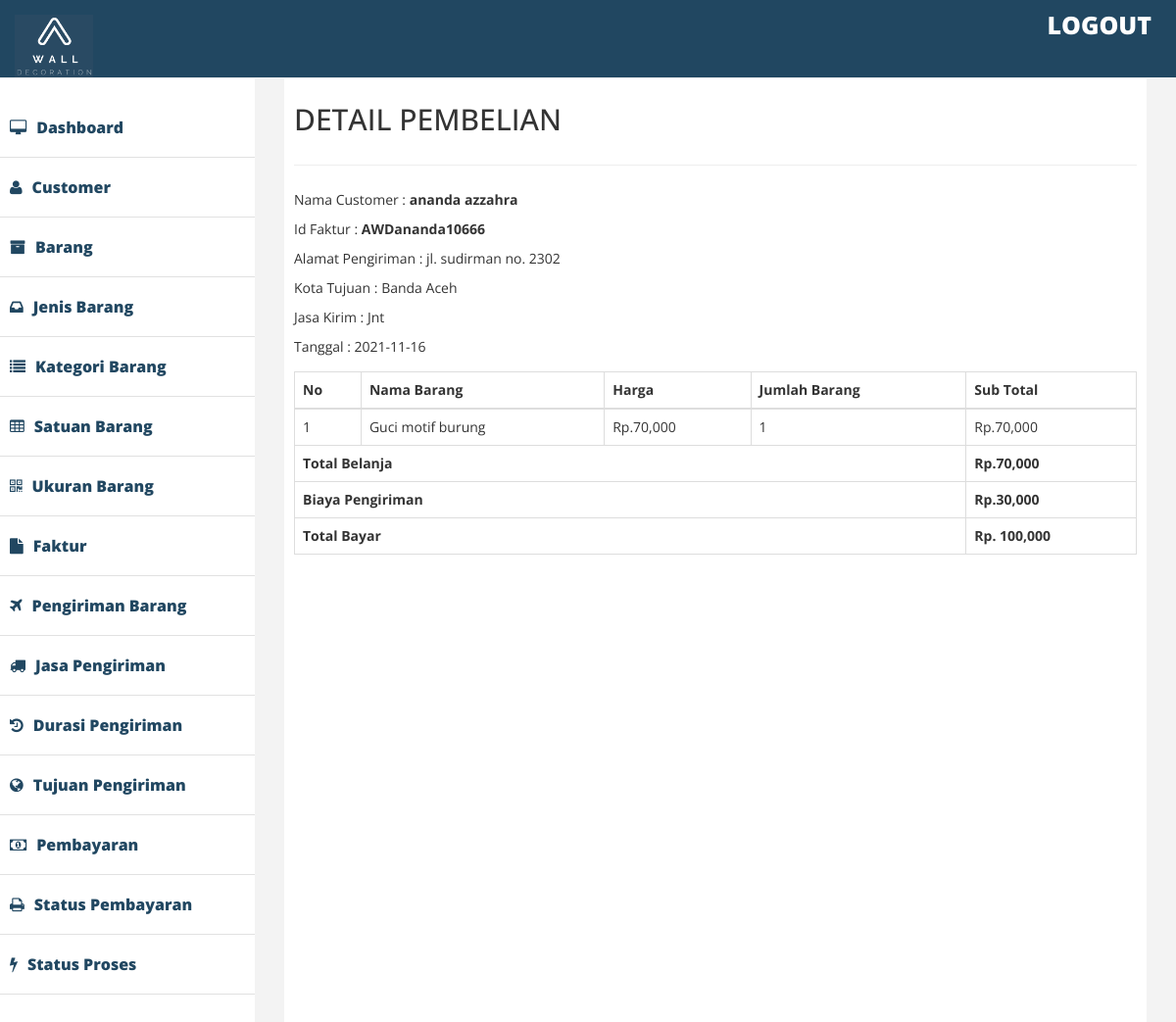
The page /admin/index2.php?halaman=detail2&id=AWDananda10666 on the database its author committed.
### tables this page shows
CREATE TABLE `faktur` (
  `id_faktur` varchar(20) NOT NULL,
  `tgl_beli` date NOT NULL,
  `total` int(11) NOT NULL,
  `username` varchar(11) NOT NULL,
  `id_pengiriman` varchar(11) NOT NULL,
  `id_bayar` varchar(11) NOT NULL,
  `id_statbayar` varchar(11) NOT NULL,
  `id_statproses` varchar(11) NOT NULL,
  `penilaian_produk` varchar(500) NOT NULL,
  `bintang` varchar(10) NOT NULL,
  `bukti_pembayaran` varchar(100) NOT NULL,
  `tanggal_pembayaran` varchar(20) NOT NULL,
  `no_resi` varchar(20) NOT NULL
);

CREATE TABLE `customer` (
  `username` varchar(11) NOT NULL,
  `pass` varchar(11) NOT NULL,
  `nama_customer` varchar(20) NOT NULL,
  `alamat` varchar(30) NOT NULL,
  `kota` varchar(20) NOT NULL,
  `no_hp` varchar(13) NOT NULL
);

CREATE TABLE `tujuan_kirim` (
  `id_tujuan` varchar(11) NOT NULL,
  `nama_tujuan` varchar(11) NOT NULL
);

CREATE TABLE `jasa_kirim` (
  `id_jasakirim` varchar(11) NOT NULL,
  `nama_jasakirim` varchar(11) NOT NULL
);

CREATE TABLE `transaksi` (
  `id_faktur` varchar(20) NOT NULL,
  `id_barang` varchar(11) NOT NULL,
  `qty` int(11) NOT NULL
);

CREATE TABLE `barang` (
  `id_barang` varchar(11) NOT NULL,
  `nama_barang` varchar(30) NOT NULL,
  `photo` varchar(100) NOT NULL,
  `harga` int(11) NOT NULL,
  `stok` int(11) NOT NULL,
  `id_jenis` varchar(11) NOT NULL,
  `id_kategori` varchar(11) NOT NULL,
  `id_satuan` varchar(11) NOT NULL,
  `id_ukuran` varchar(11) NOT NULL
);

CREATE TABLE `pengiriman` (
  `id_pengiriman` varchar(11) NOT NULL,
  `id_jasakirim` varchar(11) NOT NULL,
  `id_lamakirim` varchar(11) NOT NULL,
  `id_tujuan` varchar(11) NOT NULL,
  `tarif` int(11) NOT NULL
);

### admin/detail2.php (the view, shortened to what this page needs)
<div class="row">
    <div class="col-lg-12">
        <h2>DETAIL PEMBELIAN</h2>
</div>
    </div>
<hr />
<?php
$ambil= $koneksi->query("SELECT * FROM faktur JOIN customer
						ON faktur.username=customer.username
						WHERE faktur.id_faktur='$_GET[id]'");
$detail = $ambil->fetch_assoc();
?>
Nama Customer : <strong><?php echo $detail['nama_customer'];?></strong><br>
Id Faktur : <strong><?php echo $detail['id_faktur'];?></strong><br>
Alamat Pengiriman : <?php echo $detail['alamat']?> <br>
	<?php
$ambill= $koneksi->query("SELECT * FROM faktur JOIN pengiriman
						ON faktur.id_pengiriman=pengiriman.id_pengiriman JOIN tujuan_kirim
						ON pengiriman.id_tujuan=tujuan_kirim.id_tujuan JOIN jasa_kirim
						ON pengiriman.id_jasakirim=jasa_kirim.id_jasakirim
						WHERE faktur.id_faktur='$_GET[id]'");
$detaill = $ambill->fetch_assoc();
?>
	Kota Tujuan : <?php echo $detaill["nama_tujuan"]; ?> <br>
	Jasa Kirim	: <?php echo $detaill["nama_jasakirim"]; ?> <br>
<p>
	Tanggal	: <?php echo $detail['tgl_beli']; ?> <br>
</p>
<table class="table table-bordered">
	<thead>
		<tr>
			<th> No </th>
			<th> Nama Barang </th>
			<th> Harga </th>
			<th> Jumlah Barang </th>
			<th> Sub Total </th>
		</tr>
	</thead>
	<tbody>
		<?php $nomor=1; ?>
		<?php $totalbelanja=0;?>
		<?php $qty1=0;?>
		<?php $ambil=$koneksi->query("SELECT * FROM transaksi JOIN barang ON transaksi.id_barang=barang.id_barang
		WHERE transaksi.id_faktur='$_GET[id]'");?>
		<?php while($pecah=$ambil->fetch_assoc()){ ?>
		<tr>
			<td><?php echo $nomor; ?> </td>
			<td><?php echo $pecah['nama_barang']; ?> </td>
			<td> Rp.<?php echo number_format ($pecah['harga']); ?></td>
			<td><?php echo $pecah['qty']; ?></td>
			<td>
				Rp.<?php echo number_format($pecah['harga']*$pecah['qty']); ?> </td>
		</tr>
		<?php $qty1+= $pecah['qty']; ?>
		<?php $totalbelanja+=($pecah['harga']*$pecah['qty']);?>
		<?php $nomor++ ?>
		<?php } ?>
	</tbody>
	<tfoot>
				<tr>
					<th colspan="4"> Total Belanja</th>
					<th>Rp.<?php echo number_format( $totalbelanja)?>
				</tr>
				<tr>
					<th colspan="4"> Biaya Pengiriman</th>
					<th>Rp.<?php echo number_format( $detaill["tarif"]*$qty1); ?>
				</tr>
				<tr>
					<th colspan="4"> Total Bayar</th>
					<th>Rp. <?php echo number_format($detail['total']);?></th>
				</tr>
			</tfoot>
</table>

### admin/assets/css/custom.css (style rules this page uses)
body { font-family: 'Open Sans', sans-serif; line-height:30px; }

### rows shown on the page
faktur: username.nama_customer "ananda azzahra", id_faktur "AWDananda10666", username.alamat "jl. sudirman no. 2302", tujuan_kirim.nama_tujuan "Banda Aceh", jasa_kirim.nama_jasakirim "Jnt", tgl_beli "2021-11-16", $detaill['tarif']*$qty1 "30,000", total "100,000"
transaksi: id_barang.nama_barang "Guci motif burung", id_barang.harga "70,000", qty "1", $pecah['harga']*$pecah['qty'] "70,000"

### other values the page prints
$totalbelanja "70,000"
